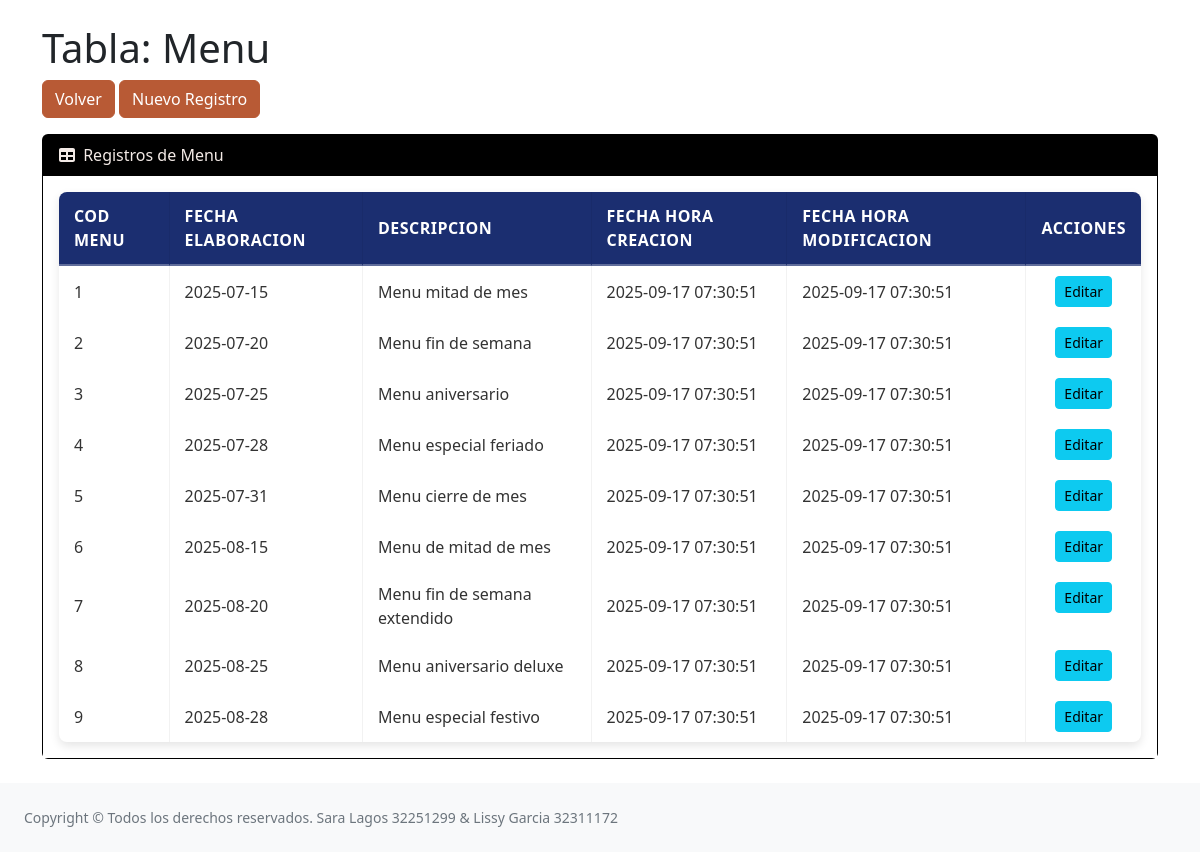
Screenshot of /admin.php?tabla=menu with the database file from the repository.
### tables this page shows
CREATE TABLE menu (
    cod_menu INT PRIMARY KEY AUTO_INCREMENT,
    fecha_elaboracion DATE NOT NULL,
    descripcion VARCHAR(100) NOT NULL,
    fecha_hora_creacion DATETIME DEFAULT CURRENT_TIMESTAMP,
    fecha_hora_modificacion DATETIME DEFAULT CURRENT_TIMESTAMP ON UPDATE CURRENT_TIMESTAMP
);

### admin.php (the view, shortened to what this page needs)
<?php
$tabla = $_GET['tabla'] ?? '';
require './config/database.php';
$sql = "SELECT * FROM `$tabla`";
$resultado = mysqli_query($db, $sql);
?>
<!DOCTYPE html>
<html lang="en">
    <head>
        <link href="https://cdn.jsdelivr.net/npm/simple-datatables@7.1.2/dist/style.min.css" rel="stylesheet" />
        <link href="css/styles-admin.css" rel="stylesheet" />
    </head>
    <body class="sb-nav-fixed">
        <div class="container mt-4">
    <h1>Tabla: <?php echo ucwords(str_replace("_", " ", $tabla)); ?></h1>
    <a href="index.php" class="btn btn-primary mb-3">Volver</a>
    <a href="#addProductModal" class="btn btn-success mb-3" data-toggle="modal">Nuevo Registro</a>
    <div class="card mb-4">
        <div class="card-header">
            <i class="fas fa-table me-1"></i>
            Registros de <?php echo ucwords(str_replace("_", " ", $tabla)); ?>
        </div>
        <div class="card-body">
            <table id="datatablesSimple">
<thead>
    <tr>
        <?php
$primerFila = mysqli_fetch_assoc($resultado);
$columnas = [];
$clavePrimaria = '';
if ($primerFila) {
    $keys = array_keys($primerFila);
    $clavePrimaria = $keys[0];
    foreach ($keys as $col) {
        if ($col !== $clavePrimaria) {
            $columnas[] = $col;
        }
    }
}
echo "<thead><tr>";
echo "<th>" . ucfirst(str_replace("_", " ", $clavePrimaria)) . "</th>";
foreach ($columnas as $col) {
    echo "<th>" . ucfirst(str_replace("_", " ", $col)) . "</th>";
}
echo "<th>Acciones</th>";
echo "</tr></thead>";
        ?>
    </tr>
</thead>
<tbody>
<?php
if ($primerFila) {
    echo "<tr>";
    echo "<td data-name='{$clavePrimaria}'>" . htmlspecialchars($primerFila[$clavePrimaria]) . "</td>";
    foreach ($columnas as $col) {
        echo "<td data-name='{$col}'>" . htmlspecialchars($primerFila[$col]) . "</td>";
    }
    echo "<td>
        <a href='#editProductModal' class='edit btn btn-sm btn-info' data-prod-id='{$primerFila[$clavePrimaria]}'>Editar</a>
    </td>";
    echo "</tr>";
}
while ($fila = mysqli_fetch_assoc($resultado)) {
    echo "<tr>";
    echo "<td data-name='{$clavePrimaria}'>" . htmlspecialchars($fila[$clavePrimaria]) . "</td>";
    foreach ($columnas as $col) {
        echo "<td data-name='{$col}'>" . htmlspecialchars($fila[$col]) . "</td>";
    }
    echo "<td>
        <a href='#editProductModal' class='edit btn btn-sm btn-info' data-prod-id='{$fila[$clavePrimaria]}'>Editar</a>
    </td>";
    echo "</tr>";
}
?>
</tbody>
            </table>
        </div>
    </div>
</div>
                <footer class="py-4 bg-light mt-auto">
                    <div class="container-fluid px-4">
                        <div class="d-flex align-items-center justify-content-between small">
                            <div class="text-muted">Copyright &copy; Todos los derechos reservados. Sara Lagos 32251299 & Lissy Garcia 32311172</div>
                        </div>
                    </div>
                </footer>
    </body>
</html>

### rows the page displays
menu: cod_menu "1", fecha_elaboracion "2025-07-15", descripcion "Menu mitad de mes", fecha_hora_creacion "2025-09-17 07:30:51", fecha_hora_modificacion "2025-09-17 07:30:51"
menu: cod_menu "2", fecha_elaboracion "2025-07-20", descripcion "Menu fin de semana", fecha_hora_creacion "2025-09-17 07:30:51", fecha_hora_modificacion "2025-09-17 07:30:51"
menu: cod_menu "3", fecha_elaboracion "2025-07-25", descripcion "Menu aniversario", fecha_hora_creacion "2025-09-17 07:30:51", fecha_hora_modificacion "2025-09-17 07:30:51"
menu: cod_menu "4", fecha_elaboracion "2025-07-28", descripcion "Menu especial feriado", fecha_hora_creacion "2025-09-17 07:30:51", fecha_hora_modificacion "2025-09-17 07:30:51"
menu: cod_menu "5", fecha_elaboracion "2025-07-31", descripcion "Menu cierre de mes", fecha_hora_creacion "2025-09-17 07:30:51", fecha_hora_modificacion "2025-09-17 07:30:51"
menu: cod_menu "6", fecha_elaboracion "2025-08-15", descripcion "Menu de mitad de mes", fecha_hora_creacion "2025-09-17 07:30:51", fecha_hora_modificacion "2025-09-17 07:30:51"
menu: cod_menu "7", fecha_elaboracion "2025-08-20", descripcion "Menu fin de semana extendido", fecha_hora_creacion "2025-09-17 07:30:51", fecha_hora_modificacion "2025-09-17 07:30:51"
menu: cod_menu "8", fecha_elaboracion "2025-08-25", descripcion "Menu aniversario deluxe", fecha_hora_creacion "2025-09-17 07:30:51", fecha_hora_modificacion "2025-09-17 07:30:51"
menu: cod_menu "9", fecha_elaboracion "2025-08-28", descripcion "Menu especial festivo", fecha_hora_creacion "2025-09-17 07:30:51", fecha_hora_modificacion "2025-09-17 07:30:51"

### other values shown
str_replace("_", " ", $tabla) "Menu"
str_replace("_", " ", $clavePrimaria) "COD MENU"
str_replace("_", " ", $col) "FECHA ELABORACION"
str_replace("_", " ", $col) "DESCRIPCION"
str_replace("_", " ", $col) "FECHA HORA CREACION"
str_replace("_", " ", $col) "FECHA HORA MODIFICACION"
